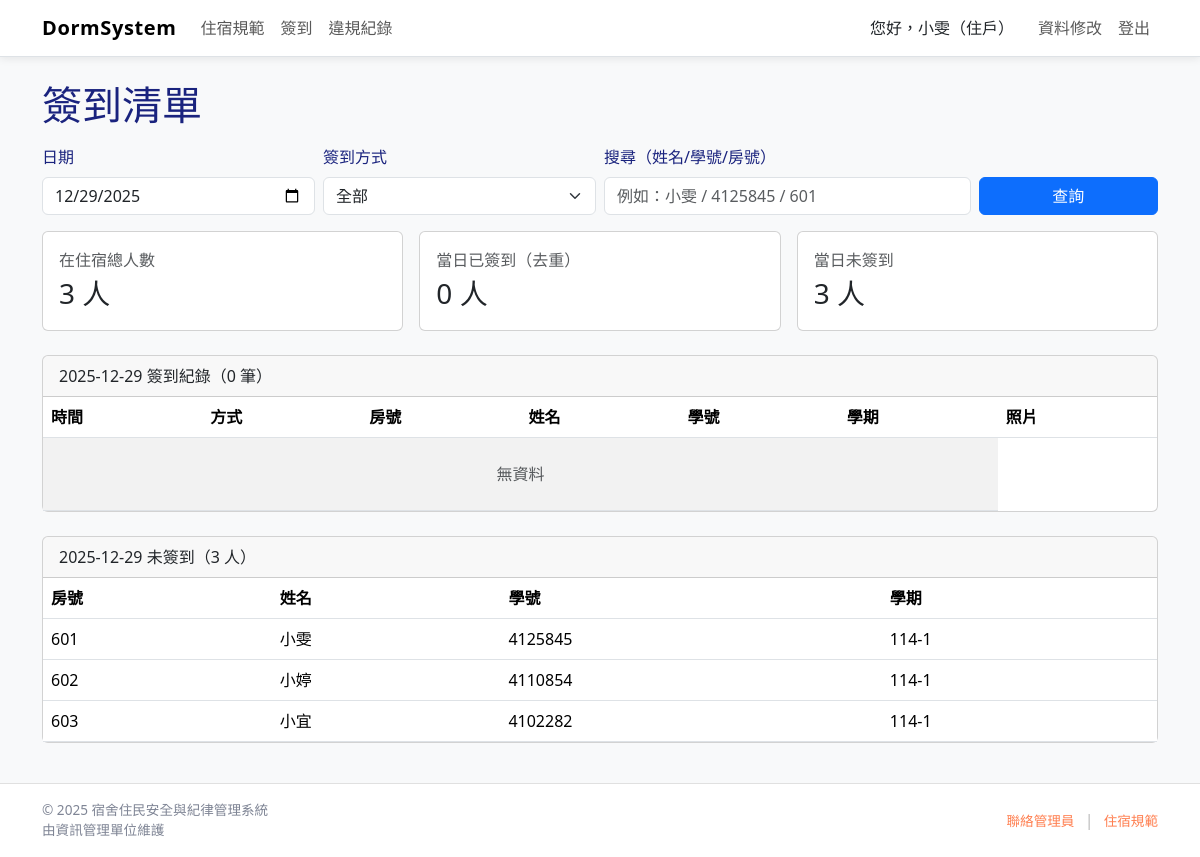
The app's page /checkin_list.php (signed in), older data.
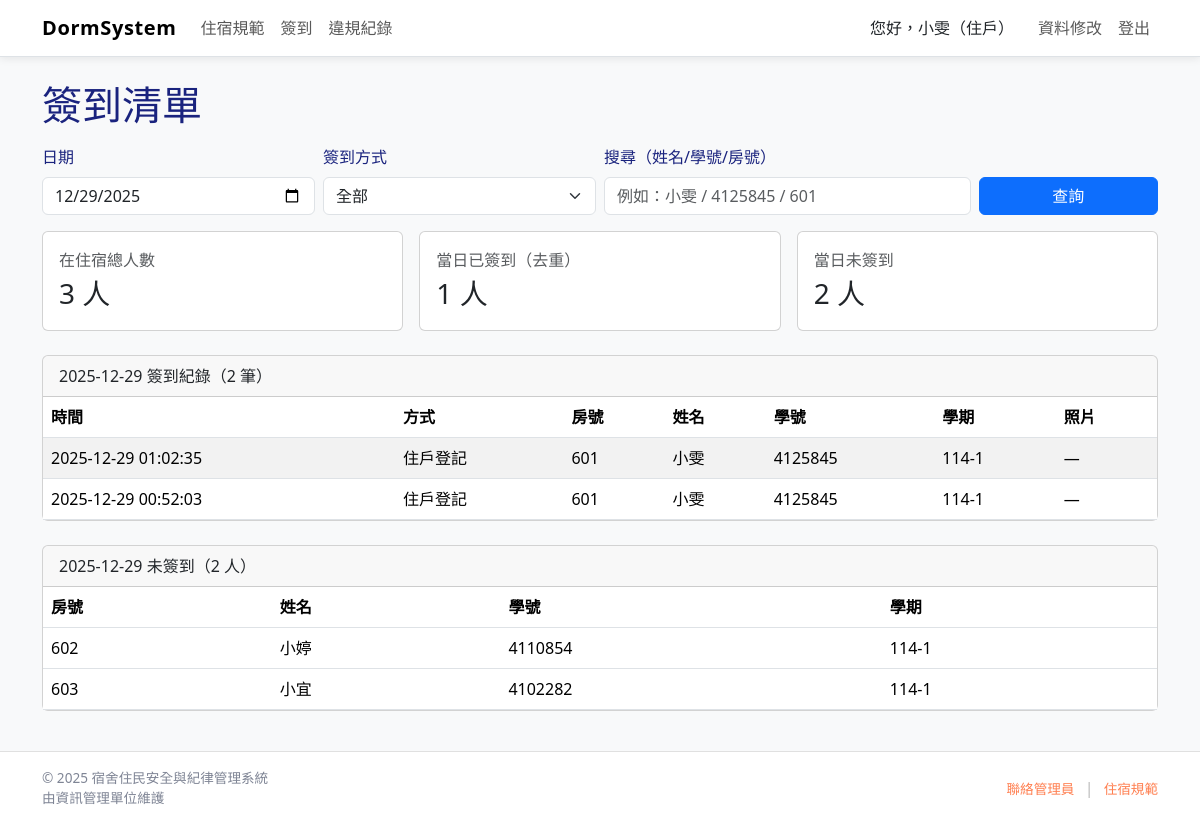
The same page, newer data.
### tables this page shows
CREATE TABLE `household` (
  `id` int(10) UNSIGNED NOT NULL COMMENT '住宿流水號（主鍵）',
  `StID` varchar(20) NOT NULL COMMENT '學號（FK → users.account）',
  `semester` char(9) NOT NULL COMMENT '學期，如 114-1',
  `name` varchar(50) NOT NULL COMMENT '姓名（從 users 快取）',
  `gender` char(1) NOT NULL COMMENT '性別',
  `number` int(11) NOT NULL COMMENT '房號',
  `stphone` varchar(20) DEFAULT NULL COMMENT '學生電話',
  `Contact` varchar(50) DEFAULT NULL COMMENT '緊急聯絡人',
  `relation` varchar(10) DEFAULT NULL COMMENT '關係',
  `rephone` varchar(20) DEFAULT NULL COMMENT '緊急電話',
  `check_in_at` datetime NOT NULL DEFAULT current_timestamp() COMMENT '入住時間',
  `check_out_at` datetime DEFAULT NULL COMMENT '退宿時間（NULL 表示尚未退宿）'
);

CREATE TABLE `sign_in` (
  `id` int(10) UNSIGNED NOT NULL COMMENT '簽到紀錄編號',
  `household_id` int(10) UNSIGNED NOT NULL COMMENT 'FK → household.id',
  `StID` varchar(20) NOT NULL COMMENT '學號',
  `time` datetime NOT NULL DEFAULT current_timestamp() COMMENT '簽到時間',
  `method` enum('舍監登記','住戶登記') NOT NULL COMMENT '簽到方式',
  `photo` varchar(255) DEFAULT NULL COMMENT '簽到照片'
);

### includes/auth.php (called while the page is built, shortened)
<?php
require_once __DIR__ . '/functions.php';
function current_user(): ?array {
    return $_SESSION['user'] ?? null;
}
function user_identity(): ?string {
    $u = current_user();
    return $u['identity'] ?? null;
}
function role_text(?string $id): string {
    $map = [
        '管理員' => '管理員',
        '舍監'   => '舍監',
        '住戶'   => '住戶',
    ];
    return $map[$id] ?? $id;
}

### includes/functions.php (called while the page is built, shortened)
<?php
function h(string $s): string {
    return htmlspecialchars($s, ENT_QUOTES, 'UTF-8');
}

### checkin_list.php (the view, shortened to what this page needs)
<?php
require_once "includes/auth.php";
require_once "includes/db.php";
$date = $_GET['date'] ?? date('Y-m-d');
$q    = trim($_GET['q'] ?? "");
$method = trim($_GET['method'] ?? "");
$sqlTotalDorm = "SELECT COUNT(*) AS c FROM household WHERE check_out_at IS NULL";
$totalDorm = 0;
$res = $conn->query($sqlTotalDorm);
if ($res && $row = $res->fetch_assoc()) $totalDorm = (int)$row['c'];
$stmt = $conn->prepare("
    SELECT COUNT(DISTINCT household_id) AS c
    FROM sign_in
    WHERE DATE(time) = ?
");
$stmt->bind_param("s", $date);
$stmt->execute();
$row = $stmt->get_result()->fetch_assoc();
$totalSigned = (int)($row['c'] ?? 0);
$totalUnsigned = max(0, $totalDorm - $totalSigned);
$where = " WHERE DATE(s.time) = ? ";
$params = [$date];
$types  = "s";
$sqlSigned = "
    SELECT
        s.time, s.method, s.photo,
        h.name, h.StID, h.number, h.semester
    FROM sign_in s
    JOIN household h ON h.id = s.household_id
    $where
    ORDER BY s.time DESC
";
$stmt = $conn->prepare($sqlSigned);
$stmt->bind_param($types, ...$params);
$stmt->execute();
$signedRows = $stmt->get_result()->fetch_all(MYSQLI_ASSOC);
$sqlUnsigned = "
    SELECT h.name, h.StID, h.number, h.semester
    FROM household h
    LEFT JOIN sign_in s
      ON s.household_id = h.id
     AND DATE(s.time) = ?
    WHERE h.check_out_at IS NULL
      AND s.id IS NULL
    ORDER BY h.number ASC
";
$stmt = $conn->prepare($sqlUnsigned);
$stmt->bind_param("s", $date);
$stmt->execute();
$unsignedRows = $stmt->get_result()->fetch_all(MYSQLI_ASSOC);
?>
<!DOCTYPE html>
<html lang="zh-Hant">
<head>
    <link href="https://cdn.jsdelivr.net/npm/bootstrap@5.3.3/dist/css/bootstrap.min.css" rel="stylesheet">
    <link href="assets/css/main.css" rel="stylesheet">
</head>
<body class="bg-light">
<?php include "includes/navbar.php"; ?>
<main class="container py-4">
    <h1 class="mb-3">簽到清單</h1>
    <form class="row g-2 mb-3" method="get">
        <div class="col-md-3">
            <label class="form-label">日期</label>
            <input type="date" name="date" value="<?= htmlspecialchars($date) ?>" class="form-control">
        </div>
        <div class="col-md-3">
            <label class="form-label">簽到方式</label>
            <select name="method" class="form-select">
                <option value="" <?= $method==="" ? "selected" : "" ?>>全部</option>
            </select>
        </div>
        <div class="col-md-4">
            <label class="form-label">搜尋（姓名/學號/房號）</label>
            <input type="text" name="q" value="<?= htmlspecialchars($q) ?>" class="form-control" placeholder="例如：小雯 / 4125845 / 601">
        </div>
        <div class="col-md-2 d-flex align-items-end">
            <button class="btn btn-primary w-100" type="submit">查詢</button>
        </div>
    </form>
    <div class="row g-3 mb-4">
        <div class="col-md-4">
            <div class="card"><div class="card-body">
                <div class="text-muted">在住宿總人數</div>
                <div class="fs-3"><?= $totalDorm ?> 人</div>
            </div></div>
        </div>
        <div class="col-md-4">
            <div class="card"><div class="card-body">
                <div class="text-muted">當日已簽到（去重）</div>
                <div class="fs-3"><?= $totalSigned ?> 人</div>
            </div></div>
        </div>
        <div class="col-md-4">
            <div class="card"><div class="card-body">
                <div class="text-muted">當日未簽到</div>
                <div class="fs-3"><?= $totalUnsigned ?> 人</div>
            </div></div>
        </div>
    </div>
    <div class="card mb-4">
        <div class="card-header">
            <?= htmlspecialchars($date) ?> 簽到紀錄（<?= count($signedRows) ?> 筆）
        </div>
        <div class="table-responsive">
            <table class="table table-striped mb-0">
                <thead>
                <tr>
                    <th>時間</th>
                    <th>方式</th>
                    <th>房號</th>
                    <th>姓名</th>
                    <th>學號</th>
                    <th>學期</th>
                    <th>照片</th>
                </tr>
                </thead>
                <tbody>
                <?php if (!$signedRows): ?>
                    <tr><td colspan="6" class="text-center text-muted py-4">無資料</td></tr>
                <?php else: ?>
                    <?php foreach ($signedRows as $r): ?>
                        <tr>
                            <td><?= htmlspecialchars($r['time']) ?></td>
                            <td><?= htmlspecialchars($r['method']) ?></td>
                            <td><?= htmlspecialchars($r['number']) ?></td>
                            <td><?= htmlspecialchars($r['name']) ?></td>
                            <td><?= htmlspecialchars($r['StID']) ?></td>
                            <td><?= htmlspecialchars($r['semester']) ?></td>
                            <td>
                                <?php if (!empty($r['photo'])): ?>
                                    <img src="<?= htmlspecialchars($r['photo']) ?>" width="80">
                                <?php else: ?>
                                    —
                                <?php endif; ?>
                            </td>
                        </tr>
                    <?php endforeach; ?>
                <?php endif; ?>
                </tbody>
            </table>
        </div>
    </div>
    <div class="card">
        <div class="card-header">
            <?= htmlspecialchars($date) ?> 未簽到（<?= count($unsignedRows) ?> 人）
        </div>
        <div class="table-responsive">
            <table class="table table-hover mb-0">
                <thead>
                <tr>
                    <th>房號</th>
                    <th>姓名</th>
                    <th>學號</th>
                    <th>學期</th>
                </tr>
                </thead>
                <tbody>
                <?php if (!$unsignedRows): ?>
                    <tr><td colspan="4" class="text-center text-muted py-4">全部已簽到</td></tr>
                <?php else: ?>
                    <?php foreach ($unsignedRows as $r): ?>
                        <tr>
                            <td><?= htmlspecialchars($r['number']) ?></td>
                            <td><?= htmlspecialchars($r['name']) ?></td>
                            <td><?= htmlspecialchars($r['StID']) ?></td>
                            <td><?= htmlspecialchars($r['semester']) ?></td>
                        </tr>
                    <?php endforeach; ?>
                <?php endif; ?>
                </tbody>
            </table>
        </div>
    </div>
</main>
<?php include "includes/footer.php"; ?>
</body>
</html>

### includes/navbar.php (shortened to what this page needs)
<?php
require_once __DIR__ . '/auth.php';
require_once __DIR__ . '/functions.php';
$me       = current_user();
$identity = user_identity();
$roleText = role_text($identity);
$role = user_identity();
?>
<header class="site-header">
    <nav class="navbar navbar-expand-lg navbar-light bg-white border-bottom site-nav">
        <div class="container">
            <a class="navbar-brand nav-brand-text" href="<?= BASE_URL ?>/index.php">
                DormSystem
            </a>
            <div class="collapse navbar-collapse" id="mainNav">
                <ul class="navbar-nav me-auto">
                    <li class="nav-item">
                        <a class="nav-link" href="<?= BASE_URL ?>/rules.php">住宿規範</a>
                    </li>
                    <li class="nav-item">
                        <?php if (in_array($role, ['管理員', '舍監'], true)): ?>
                            <a class="nav-link" href="checkin_create.php">簽到</a>
                        <?php else: ?>
                            <a class="nav-link" href="checkin_self.php">簽到</a>
                        <?php endif; ?>
                    </li>
                    <li class="nav-item">
                        <a class="nav-link" href="<?= BASE_URL ?>/violation/violation.php">違規紀錄</a>
                    </li>
                </ul>
                <ul class="navbar-nav d-flex align-items-center">
                    <?php if ($me): ?>
                        <li class="nav-item d-flex align-items-center">
                            <span class="navbar-text text-dark me-3">
                                您好，<?= h($me['name']) ?>（<?= h($roleText) ?>）
                            </span>
                        </li>
                        <li class="nav-item">
                            <a class="nav-link" href="<?= BASE_URL ?>/profile.php">資料修改</a>
                        </li>
                        <li class="nav-item">
                            <a class="nav-link" href="<?= BASE_URL ?>/logout.php">登出</a>
                        </li>
                    <?php else: ?>
                        <li class="nav-item">
                            <a class="btn btn-main" href="<?= BASE_URL ?>/login.php">登入系統</a>
                        </li>
                    <?php endif; ?>
                </ul>
            </div>
        </div>
    </nav>
</header>

### includes/footer.php (shortened to what this page needs)
<footer class="site-footer">
    <div class="container footer-inner">
        <div class="footer-left">
            <p class="footer-text">
                © <?php echo date('Y'); ?> 宿舍住民安全與紀律管理系統
            </p>
            <p class="footer-text">
                由資訊管理單位維護
            </p>
        </div>
        <div class="footer-right">
            <a href="contact.php" class="footer-link">聯絡管理員</a>
            <span class="footer-divider">|</span>
            <a href="rules.php" class="footer-link">住宿規範</a>
        </div>
    </div>
</footer>
</body>
</html>

### assets/CSS/main.css (style rules this page uses)
body { background-color: #f8f8f8; color: #1a237e; margin: 0; }
.site-nav { box-shadow: 0 2px 8px rgba(0, 0, 0, 0.08); }
.nav-brand-text { font-weight: 700; letter-spacing: 0.03em; }
.site-footer { border-top: 1px solid #e0e0e0; background-color: #ffffff; padding: 16px 0; margin-top: 16px; }
.footer-inner { display: flex; flex-wrap: wrap; justify-content: space-between; gap: 8px; align-items: center; }
.footer-text { margin: 0; font-size: 0.85rem; color: #7f8595; }
.footer-link { font-size: 0.85rem; color: #ff7f50; text-decoration: none; }
.footer-divider { margin-inline: 6px; color: #bbb; }

Row changes from the older to the newer data that the page shows:
no longer on this page (row unchanged): household: name "小雯", number "601", StID "4125845", semester "114-1"
added sign_in: time "2025-12-29 01:02:35", method "住戶登記", household.number "601", household.name "小雯", household.StID "4125845", household.semester "114-1"
added sign_in: time "2025-12-29 00:52:03", method "住戶登記", household.number "601", household.name "小雯", household.StID "4125845", household.semester "114-1"
Text that changed along with them:
$me['name']: (not shown) → "小雯"
$totalSigned: "0" → "1"
$totalUnsigned: "3" → "2"
count($signedRows): "0" → "2"
count($unsignedRows): "3" → "2"
text no longer shown: "無資料"
